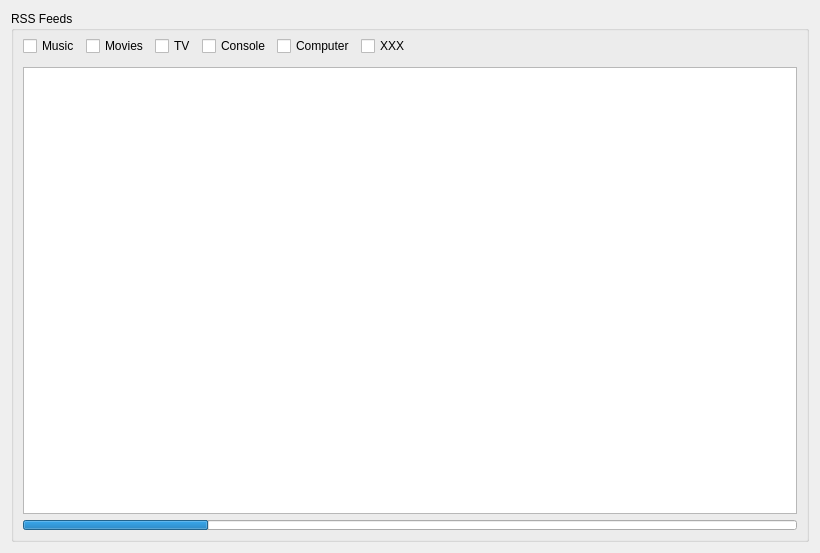
<?xml version="1.0" encoding="UTF-8"?>
<ui version="4.0">
 <class>RSS</class>
 <widget class="QWidget" name="RSS">
  <property name="geometry">
   <rect>
    <x>0</x>
    <y>0</y>
    <width>820</width>
    <height>553</height>
   </rect>
  </property>
  <property name="windowTitle">
   <string>RSS</string>
  </property>
  <property name="windowIcon">
   <iconset resource="resource.qrc">
    <normaloff>:/resource/16x16_ico_png/ico_rss.png</normaloff>:/resource/16x16_ico_png/ico_rss.png</iconset>
  </property>
  <layout class="QGridLayout" name="gridLayout_2">
   <item row="1" column="0">
    <widget class="QGroupBox" name="grpBox">
     <property name="title">
      <string>RSS Feeds</string>
     </property>
     <layout class="QGridLayout" name="gridLayout">
      <property name="topMargin">
       <number>0</number>
      </property>
      <item row="0" column="0">
       <layout class="QHBoxLayout" name="horizontalLayout">
        <item>
         <widget class="QCheckBox" name="chkMusic">
          <property name="text">
           <string>Music</string>
          </property>
          <property name="checked">
           <bool>false</bool>
          </property>
         </widget>
        </item>
        <item>
         <widget class="QCheckBox" name="chkMovies">
          <property name="text">
           <string>Movies</string>
          </property>
          <property name="checked">
           <bool>false</bool>
          </property>
         </widget>
        </item>
        <item>
         <widget class="QCheckBox" name="chkTV">
          <property name="text">
           <string>TV</string>
          </property>
          <property name="checked">
           <bool>false</bool>
          </property>
         </widget>
        </item>
        <item>
         <widget class="QCheckBox" name="chkConsole">
          <property name="text">
           <string>Console</string>
          </property>
          <property name="checked">
           <bool>false</bool>
          </property>
         </widget>
        </item>
        <item>
         <widget class="QCheckBox" name="chkComputer">
          <property name="text">
           <string>Computer</string>
          </property>
          <property name="checked">
           <bool>false</bool>
          </property>
         </widget>
        </item>
        <item>
         <widget class="QCheckBox" name="chkXXX">
          <property name="text">
           <string>XXX</string>
          </property>
          <property name="checked">
           <bool>false</bool>
          </property>
         </widget>
        </item>
        <item>
         <spacer name="horizontalSpacer">
          <property name="orientation">
           <enum>Qt::Horizontal</enum>
          </property>
          <property name="sizeHint" stdset="0">
           <size>
            <width>40</width>
            <height>30</height>
           </size>
          </property>
         </spacer>
        </item>
       </layout>
      </item>
      <item row="1" column="0">
       <widget class="QTableView" name="tableView">
        <property name="contextMenuPolicy">
         <enum>Qt::CustomContextMenu</enum>
        </property>
        <property name="horizontalScrollBarPolicy">
         <enum>Qt::ScrollBarAlwaysOff</enum>
        </property>
        <property name="selectionBehavior">
         <enum>QAbstractItemView::SelectRows</enum>
        </property>
        <property name="showGrid">
         <bool>false</bool>
        </property>
        <property name="gridStyle">
         <enum>Qt::SolidLine</enum>
        </property>
        <property name="sortingEnabled">
         <bool>true</bool>
        </property>
        <attribute name="horizontalHeaderVisible">
         <bool>true</bool>
        </attribute>
        <attribute name="horizontalHeaderMinimumSectionSize">
         <number>0</number>
        </attribute>
        <attribute name="horizontalHeaderShowSortIndicator" stdset="0">
         <bool>true</bool>
        </attribute>
        <attribute name="horizontalHeaderStretchLastSection">
         <bool>true</bool>
        </attribute>
        <attribute name="verticalHeaderVisible">
         <bool>false</bool>
        </attribute>
        <attribute name="verticalHeaderDefaultSectionSize">
         <number>16</number>
        </attribute>
        <attribute name="verticalHeaderMinimumSectionSize">
         <number>16</number>
        </attribute>
       </widget>
      </item>
      <item row="2" column="0">
       <widget class="QProgressBar" name="progressBar">
        <property name="maximumSize">
         <size>
          <width>16777215</width>
          <height>10</height>
         </size>
        </property>
        <property name="value">
         <number>24</number>
        </property>
        <property name="textVisible">
         <bool>false</bool>
        </property>
       </widget>
      </item>
     </layout>
    </widget>
   </item>
  </layout>
  <action name="actionRefresh">
   <property name="icon">
    <iconset resource="resource.qrc">
     <normaloff>:/resource/16x16_ico_png/ico_refresh.png</normaloff>:/resource/16x16_ico_png/ico_refresh.png</iconset>
   </property>
   <property name="text">
    <string>Refresh</string>
   </property>
   <property name="toolTip">
    <string>Refresh RSS feed</string>
   </property>
   <property name="shortcut">
    <string>F5</string>
   </property>
  </action>
  <action name="actionDownload">
   <property name="icon">
    <iconset resource="resource.qrc">
     <normaloff>:/resource/16x16_ico_png/ico_download.png</normaloff>:/resource/16x16_ico_png/ico_download.png</iconset>
   </property>
   <property name="text">
    <string>Download</string>
   </property>
   <property name="toolTip">
    <string>Download selected items</string>
   </property>
  </action>
  <action name="actionSave">
   <property name="icon">
    <iconset resource="resource.qrc">
     <normaloff>:/resource/16x16_ico_png/ico_save_nzb.png</normaloff>:/resource/16x16_ico_png/ico_save_nzb.png</iconset>
   </property>
   <property name="text">
    <string>Save ...</string>
   </property>
   <property name="toolTip">
    <string>Save selected items to disk</string>
   </property>
   <property name="shortcut">
    <string>Ctrl+S</string>
   </property>
  </action>
  <action name="actionDownloadTo">
   <property name="icon">
    <iconset resource="resource.qrc">
     <normaloff>:/resource/16x16_ico_png/ico_download.png</normaloff>:/resource/16x16_ico_png/ico_download.png</iconset>
   </property>
   <property name="text">
    <string>Download to...</string>
   </property>
  </action>
  <action name="actionSettings">
   <property name="icon">
    <iconset resource="resource.qrc">
     <normaloff>:/resource/16x16_ico_png/ico_app_settings.png</normaloff>:/resource/16x16_ico_png/ico_app_settings.png</iconset>
   </property>
   <property name="text">
    <string>Settings</string>
   </property>
   <property name="toolTip">
    <string>Open RSS settings</string>
   </property>
  </action>
  <action name="actionStop">
   <property name="icon">
    <iconset resource="resource.qrc">
     <normaloff>:/resource/16x16_ico_png/ico_stop.png</normaloff>:/resource/16x16_ico_png/ico_stop.png</iconset>
   </property>
   <property name="text">
    <string>Stop</string>
   </property>
  </action>
  <action name="actionBrowse">
   <property name="icon">
    <iconset resource="resource.qrc">
     <normaloff>:/resource/16x16_ico_png/ico_browse.png</normaloff>:/resource/16x16_ico_png/ico_browse.png</iconset>
   </property>
   <property name="text">
    <string>Browse ...</string>
   </property>
  </action>
  <action name="actionOpen">
   <property name="icon">
    <iconset resource="resource.qrc">
     <normaloff>:/resource/16x16_ico_png/ico_open_nzb.png</normaloff>:/resource/16x16_ico_png/ico_open_nzb.png</iconset>
   </property>
   <property name="text">
    <string>Open ...</string>
   </property>
   <property name="toolTip">
    <string>Open selected items</string>
   </property>
   <property name="shortcut">
    <string>Ctrl+O</string>
   </property>
  </action>
 </widget>
 <tabstops>
  <tabstop>tableView</tabstop>
 </tabstops>
 <resources>
  <include location="resource.qrc"/>
 </resources>
 <connections/>
</ui>
